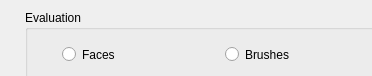
<?xml version='1.0' encoding='UTF-8'?> 
<ui version='4.0'>
 <class>Dialog</class>
 <widget class='QDialog' name='Dialog'>
      <property name='geometry'>
        <rect>
         <x>0</x>
         <y>0</y>
         <width>372</width>
         <height>76</height>
        </rect>
      </property>
  <property name='Evaluate Details'>
   <string>Dialog</string>
  </property>
      <widget class='QGroupBox' name='IDC_STATIC01'>
      <property name='geometry'>
        <rect>
         <x>25</x>
         <y>10</y>
         <width>350</width>
         <height>140</height>
        </rect>
      </property>
        <property name='title'>
         <string>Evaluation</string>
        </property>
        <property name='flat'>
         <bool>true</bool>
        </property>
      </widget>
    <widget class='QRadioButton' name='RB_FACES'>
      <property name='geometry'>
        <rect>
         <x>62</x>
         <y>42</y>
         <width>87</width>
         <height>25</height>
        </rect>
      </property>
     <property name='text'>
        <string>Faces</string>
       </property>
      </widget>
    <widget class='QRadioButton' name='RB_BRUSHES'>
      <property name='geometry'>
        <rect>
         <x>225</x>
         <y>42</y>
         <width>102</width>
         <height>25</height>
        </rect>
      </property>
     <property name='text'>
        <string>Brushes</string>
       </property>
      </widget>
<!-- UNKNOWN_CONTROLE  CHECKBOX By Area CK_BYAREA 25 35 41 10 BS_FLAT | WS_DISABLED | WS_GROUP -->
    <widget class='QCheckBox' name='Polygons'>
      <property name='geometry'>
        <rect>
         <x>225</x>
         <y>75</y>
         <width>137</width>
         <height>25</height>
        </rect>
      </property>
     <property name='text'>
        <string>By</string>
       </property>
      </widget>
    <widget class='QCheckBox' name='Details'>
      <property name='geometry'>
        <rect>
         <x>225</x>
         <y>110</y>
         <width>135</width>
         <height>25</height>
        </rect>
      </property>
     <property name='text'>
        <string>CSG</string>
       </property>
      </widget>
     <widget class='QPushButton' name='IDOK2'>
      <property name='geometry'>
        <rect>
         <x>637</x>
         <y>105</y>
         <width>125</width>
         <height>35</height>
        </rect>
      </property>
        <property name='text'>
         <string>OK</string>
        </property>
       </widget>
     <widget class='QPushButton' name='IDCANCEL3'>
      <property name='geometry'>
        <rect>
         <x>787</x>
         <y>105</y>
         <width>125</width>
         <height>35</height>
        </rect>
      </property>
        <property name='text'>
         <string>Cancel</string>
        </property>
       </widget>
      <widget class='QLabel' name='ST_OUT'>
      <property name='geometry'>
        <rect>
         <x>0</x>
         <y>160</y>
         <width>925</width>
         <height>27</height>
        </rect>
      </property>
        <property name='text'>
          <string>X</string>
         </property>
      </widget>
      </widget>
   <resources/>
 <connections/>
</ui> 
